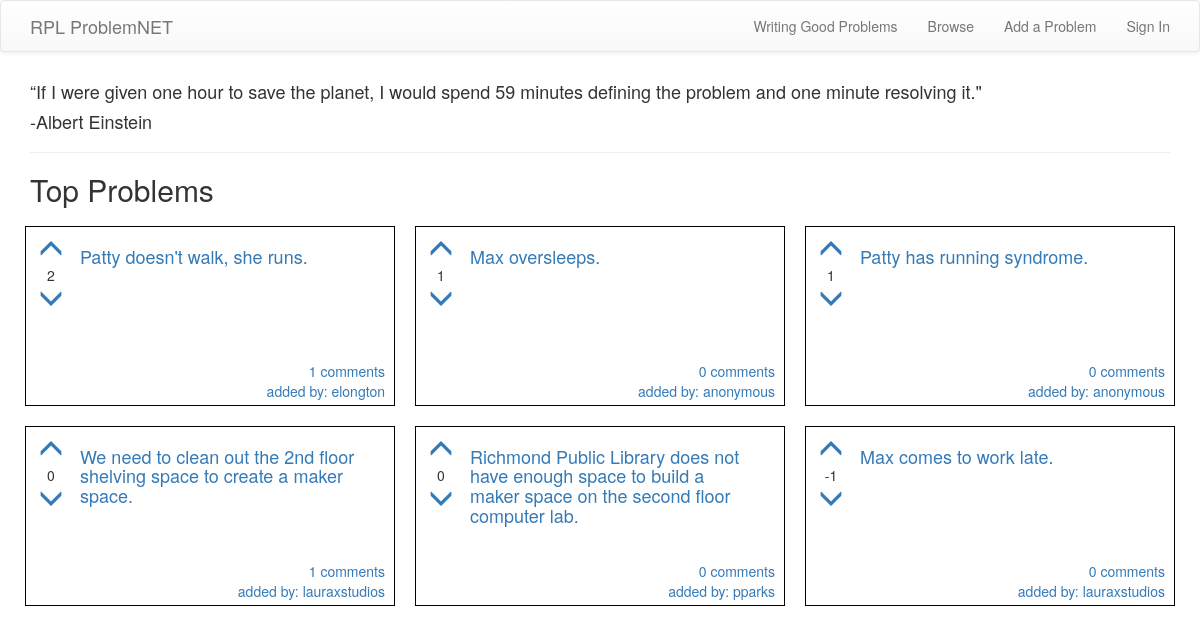
The page / on the database its author committed.
### problems/models.py (models this page shows, shortened)
class Problem(models.Model):
    author = models.ForeignKey(User)
    anonymous_author = models.BooleanField(default=False)
    root_problem = models.ForeignKey('self', related_name='sub_problems', null=True)
    text = models.TextField()
    create_date = models.DateTimeField(default=timezone.now)
    published_date = models.DateTimeField(blank=True, null=True)
    upvotes = models.ManyToManyField(User, related_name='upvotes')
    downvotes = models.ManyToManyField(User, related_name='downvotes')
    def total_votes(self):
        return self.upvotes.count() - self.downvotes.count()

### problems/views.py (the view)
# urls.py: url(r'^$', views.index_topsix, name='home'),
def index_topsix(request):
    problems = models.Problem.objects.all()
    x = []
    for problem in problems:
        x.append((problem, problem.total_votes()))
    x = sorted(x, key=itemgetter(1), reverse=True)
    if len(x) >=9:
        x = x[:9]
    else:
        pass
    problems=x
    return render(request,'sitewide/index.html',{'problems':problems})

### templates/sitewide/index.html
{% extends "sitewide/base.html" %}
{% block content %}
  <h4>“If I were given one hour to save the planet, I would spend 59 minutes defining the problem and one minute resolving it."</h4>
  <h4>-Albert Einstein</h4>
  <hr>
  <h2>Top Problems</h2>
  <div class="row">
  {% for problem in problems %}
    <div class="col-lg-4 col-md-4 col-sm-6 box index_problemdiv">
        <div class="index_problemborder">
          <div class="list_upvotediv">
            <a class = "{% if user in problem.0.upvotes.all %}voted{%endif%}" {% if user.is_authenticated %} href="{% url 'problems:indexupvote' pk=problem.0.pk %}" {% else %} href="{% url "users:login" %}" {% endif %}>
              <div class="sub_upvotediv">
                  <span class="glyphicon glyphicon-menu-up ticker"></span>
              </div>
            </a>
            <div class="sub_upvotediv">
              <span>{{problem.0.total_votes}}</span>
            </div>
            <a class = "{% if user in problem.0.downvotes.all %}voted{%endif%}" {% if user.is_authenticated %} href="{% url 'problems:indexdownvote' pk=problem.0.pk %}" {% else %} href="{% url "users:login" %}" {% endif %}>
              <div class="sub_upvotediv">
                <span class="glyphicon glyphicon-menu-down ticker"></span>
              </div>
            </a>
          </div>
          <a href="{% url 'problems:problem_detail' pk=problem.0.pk %}">
            <div class="index_problemdescription">
              <h4>{{problem.0.text}}</h4>
              <div class="index_problemauthor">
                {{problem.0.comments.count}} comments
                <br>
                added by: {% if problem.0.anonymous_author %}anonymous{% else %}{{problem.0.author}}{%endif%}
              </div>
            </div>
          </a>
        </div>
    </div>
  {% endfor %}
  </div>
{% endblock %}

### problems/static/css/style.css (style rules this page uses)
.box { height: 200px; }
div.list_upvotediv { text-align: center; width: 50px; display: inline-block; }
.ticker { font-size: 25px; }
.sub_upvotediv span { width: 100%; }
div.index_problemdiv { padding: 10px; }
div.index_problemborder { border: 1px solid black; height: 100%; width: 100%; padding: 10px; padding-left: 0px; }
div.index_problemdescription { width: calc(100% - 70px); display: inline-block; vertical-align: top; }
div.index_problemauthor { text-align: right; position: absolute; right: 20px; bottom: 15px; }

### rows shown on the page
Problem: id "2", text "Patty doesn't walk, she runs.", id "1", author.username "elongton"
Problem: id "1", text "Max oversleeps.", id "0", anonymous_author "anonymous"
Problem: id "1", text "Patty has running syndrome.", id "0", anonymous_author "anonymous"
Problem: id "0", text "We need to clean out the 2nd floor shelving space to create a maker space.", id "1", author.username "lauraxstudios"
Problem: id "0", text "Richmond Public Library does not have enough space to build a maker space on the second floor computer lab.", author.username "pparks"
Problem: id "-1", text "Max comes to work late.", id "0", author.username "lauraxstudios"
